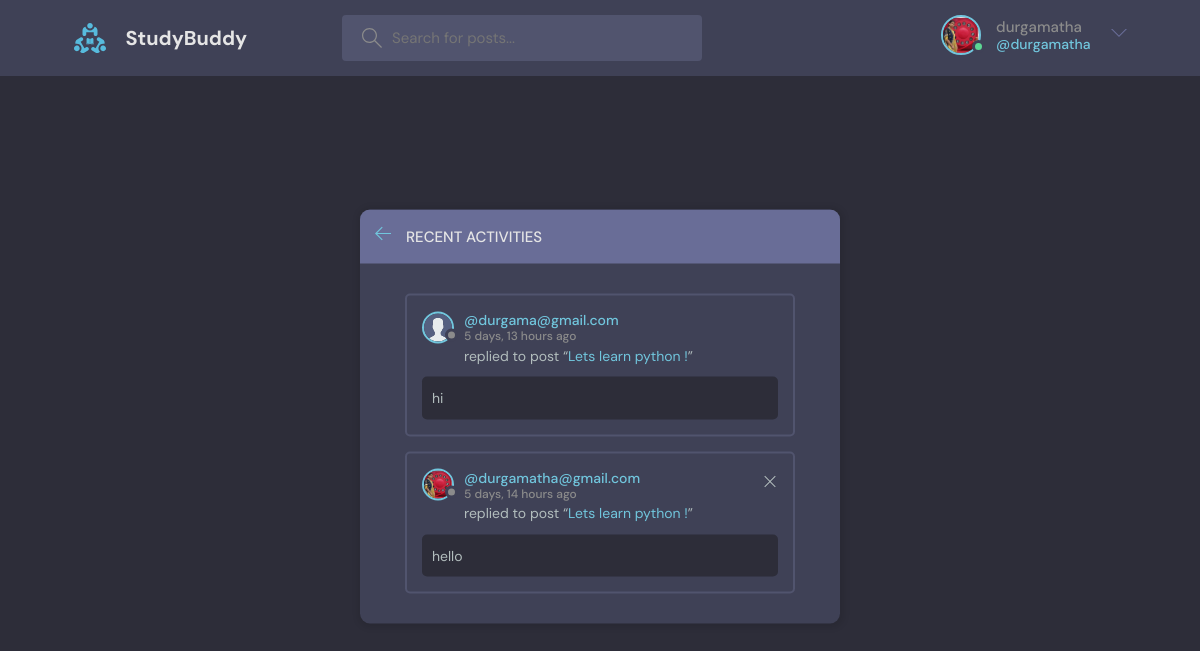
/activity/ (signed in), run on the app's committed database.
### base/models.py (models this page shows, shortened)
class User(AbstractUser):
    name=models.CharField(max_length=100,null=True)
    email =models.EmailField(unique=True)
    bio=models.TextField(null=True)
    avatar = models.ImageField(null=True,default="avatar.svg")
    USERNAME_FIELD='email'
    REQUIRED_FIELDS=[]

class Message(models.Model):
     user = models.ForeignKey(User ,on_delete=models.CASCADE)
     room=models.ForeignKey(Room ,on_delete=models.CASCADE)
     body=models.TextField()
     updated= models.DateTimeField(auto_now=True)
     created= models.DateTimeField(auto_now_add=True)
     class Meta:
      ordering=['-updated','-created']

class Room(models.Model):
    host=models.ForeignKey(User,on_delete=models.SET_NULL,null=True)
    topic=models.ForeignKey(Topic ,on_delete=models.SET_NULL,null=True)
    name= models.CharField(max_length=100)
    descritption =models.TextField(null=True,blank=True)
    participants =models.ManyToManyField(User,related_name='participants',blank=True)
    updated= models.DateTimeField(auto_now=True)
    created= models.DateTimeField(auto_now_add=True)
    class Meta:
      ordering=['-updated','-created']
    def __str__(self):
        return self.name

### base/views.py (the view)
# urls.py: path('activity/',views.activityPage,name="activity"),
@login_required(login_url='/login')
def activityPage(request):
   room_messages=Message.objects.all
   return render(request,'base/activity.html',{'room_messages':room_messages})

### base/templates/base/activity.html
{% extends 'main.html' %}
{% block content %}
    <main class="layout">
      <div class="container">
        <div class="layout__box">
          <div class="layout__boxHeader">
            <div class="layout__boxTitle">
              <a href="{% url 'home' %}">
                <svg version="1.1" xmlns="http://www.w3.org/2000/svg" width="32" height="32" viewBox="0 0 32 32">
                  <title>arrow-left</title>
                  <path
                    d="M13.723 2.286l-13.723 13.714 13.719 13.714 1.616-1.611-10.96-10.96h27.625v-2.286h-27.625l10.965-10.965-1.616-1.607z"
                  ></path>
                </svg>
              </a>
              <h3>Recent Activities</h3>
            </div>
          </div>
          <div class="activities-page layout__body">
            {% for message in room_messages %}
            <div class="activities__box">
              <div class="activities__boxHeader roomListRoom__header">
                <a href="{% url 'user-profile' message.user.id %}" class="roomListRoom__author">
                  <div class="avatar avatar--small">
                  <img src="{{message.user.avatar.url}}" />
                  </div>
                  <p>
                    @{{message.user}}
                    <span>{{message.created|timesince}} ago</span>
                  </p>
                </a>
                {% if request.user == message.user %}
                <div class="roomListRoom__actions">
                  <a href="{% url 'delete-message' message.id %}">
                    <svg version="1.1" xmlns="http://www.w3.org/2000/svg" width="32" height="32" viewBox="0 0 32 32">
                      <title>remove</title>
                      <path
                        d="M27.314 6.019l-1.333-1.333-9.98 9.981-9.981-9.981-1.333 1.333 9.981 9.981-9.981 9.98 1.333 1.333 9.981-9.98 9.98 9.98 1.333-1.333-9.98-9.98 9.98-9.981z"
                      ></path>
                    </svg>
                  </a>
                </div>
                {% endif %}
              </div>
              <div class="activities__boxContent">
                <p>replied to post “<a href="{% url 'room' message.room.id %}">{{message.room}}</a>”</p>
                <div class="activities__boxRoomContent">
                  {{message.body}}
                </div>
              </div>
            </div>
            {% endfor %}
          </div>
        </div>
      </div>
    </main>
{% endblock %}

### templates/navbar.html (shortened to what this page needs)
{% load static %}
<header class="header header--loggedIn">
    <div class="container">
      <a href="{% url 'home' %}" class="header__logo">
        <img src="{% static 'images/logo.svg' %}" />
        <h1>StudyBuddy</h1>
      </a>
      <form class="header__search" method="GET" action="{% url 'home' %}">
        <label>
          <input name="q" placeholder="Search for posts..." />
        </label>
      </form>
      <nav class="header__menu">
        {% if request.user.is_authenticated %}
        <div class="header__user">
          <a href="{% url 'updateuser' %}">
            <div class="avatar avatar--medium active">
              <img src="{{request.user.avatar.url}}" />
            </div>
            <p>{{request.user.username}} <span>@{{request.user.username}}</span></p>
          </a>
          <button class="dropdown-button">
            <svg version="1.1" xmlns="http://www.w3.org/2000/svg" width="32" height="32" viewBox="0 0 32 32">
              <title>chevron-down</title>
              <path d="M16 21l-13-13h-3l16 16 16-16h-3l-13 13z"></path>
            </svg>
          </button>
        </div>
        {% else %}
        <a href="{% url 'login' %}">
          <img src="{% static 'images/avatar.svg' %}" />
          <p>Login</p>
        </a>
        {% endif %}
      </nav>
    </div>
  </header>

### data on the page
User: user.avatar (picture), user.username "durgamatha"
Message: user.avatar (placeholder picture), user "durgama@gmail.com", created "5 days, 13 hours", room "Lets learn python !", body "hi"
Message: user.avatar (picture), user "durgamatha@gmail.com", created "5 days, 14 hours", room "Lets learn python !", body "hello"
